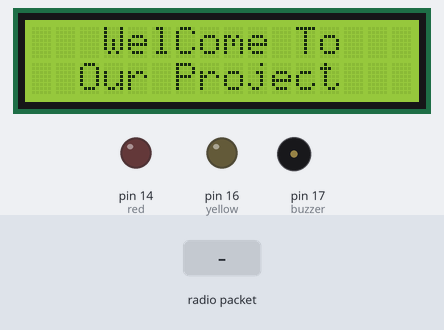
The sketch below on a simulated Arduino Uno, built with avr-gcc and run on an emulated ATmega328P. Shown: 16×2 character LCD, output pins drawn as LEDs (lit = HIGH), buzzer (waves = sounding, pin HIGH). Inputs (shaded band) come from the test bench. No radio packets arrive unless stated; what the sketch prints to the serial monitor is not drawn.

Above: at 0.1 s.
4.3 s: radio packet "f" arrives
At 4.7 s:
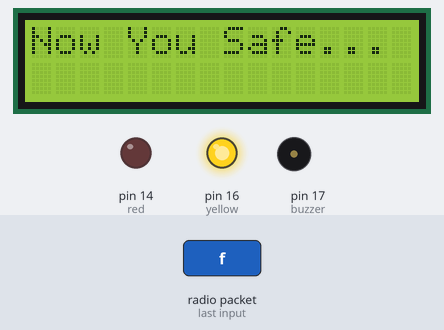
5.8 s: radio packet "b" arrives
At 7.1 s:
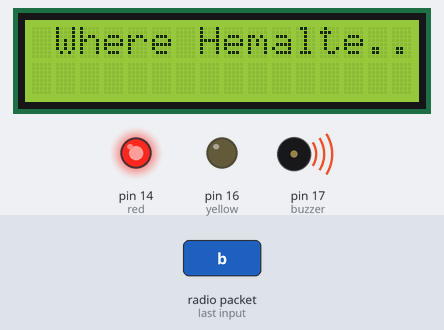
At 8.6 s:
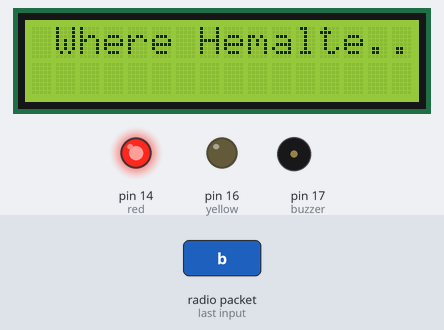
Timing chart, 0 to 10.1 s (numbered marks = the images above; inputs shaded):
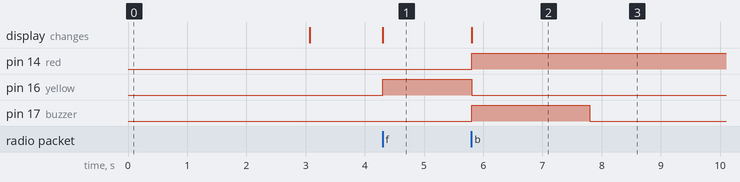

Measured:
- after the input at 4.3 s, pin 16 (yellow): LOW → HIGH at once; the display: changes at once (image 1)
- after the input at 5.8 s, pin 14 (red): LOW → HIGH at once; pin 16 (yellow): HIGH → LOW at once; pin 17 (buzzer): LOW → HIGH at once, → LOW 2.0 s later; the display: changes at once (image 2)

The sketch:

RF_Receiver.ino
```cpp
#include <VirtualWire.h>
#include <LiquidCrystal.h>
LiquidCrystal lcd(12, 11, 10, 9, 8, 7);

#define red 14
#define yellow 16
#define buzzer 17

void setup()
{
  lcd.begin(16, 2);
  lcd.setCursor(0, 0);
  lcd.print("   WelCome To ");
  lcd.setCursor(0, 1);
  lcd.print("  Our Project");
  delay(3000);
  lcd.clear();
  pinMode(red, OUTPUT);
  pinMode(yellow, OUTPUT);
  pinMode(buzzer, OUTPUT);

  vw_set_rx_pin(4);
  vw_setup(2000);
  vw_rx_start();
  Serial.begin(9600);
}

void loop()
{
  uint8_t buf[VW_MAX_MESSAGE_LEN];
  uint8_t buflen = VW_MAX_MESSAGE_LEN;
  if (vw_get_message(buf, &buflen))
  {
    if (buf[0] == 'f')
    {
      Serial.println("Now You Safe..");
      lcd.setCursor(0, 0);
      lcd.print("Now You Safe...");
      digitalWrite(red, LOW);
      digitalWrite(yellow, HIGH);
      digitalWrite(buzzer, LOW);

    }
    else if (buf[0] == 'b')
    {
      Serial.println("Where Hemalte");
      lcd.setCursor(0, 0);
      lcd.print(" Where Hemalte... ");
      digitalWrite(red, HIGH);
      digitalWrite(yellow, LOW);
      digitalWrite(buzzer, HIGH);
      delay(2000);
      digitalWrite(buzzer, LOW);
    }

  }
}
```
